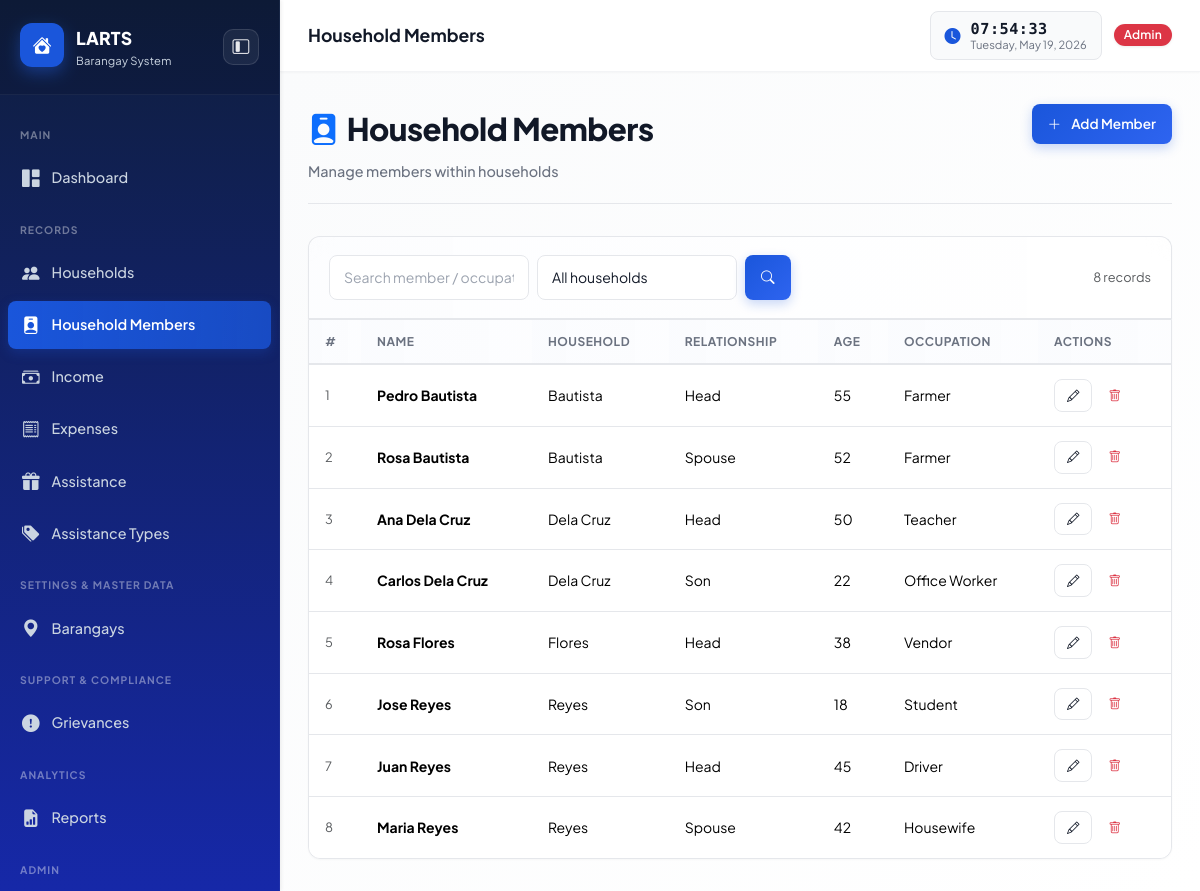
The page /modules/household-members/index.php (signed in) on the database its author committed.
### tables this page shows
CREATE TABLE IF NOT EXISTS household_members (
    id              INT AUTO_INCREMENT PRIMARY KEY,
    household_id    INT NOT NULL,
    name            VARCHAR(100) NOT NULL,
    relationship    VARCHAR(50) NOT NULL,
    age             INT,
    occupation      VARCHAR(100),
    contact         VARCHAR(20),
    created_at      TIMESTAMP DEFAULT CURRENT_TIMESTAMP,
    updated_at      TIMESTAMP DEFAULT CURRENT_TIMESTAMP ON UPDATE CURRENT_TIMESTAMP,
    FOREIGN KEY (household_id) REFERENCES households(id) ON DELETE CASCADE
);

CREATE TABLE IF NOT EXISTS households (
    id              INT AUTO_INCREMENT PRIMARY KEY,
    family_name     VARCHAR(100) NOT NULL,
    head_name       VARCHAR(100) NOT NULL,
    barangay        VARCHAR(100) NOT NULL,
    address         TEXT NOT NULL,
    contact         VARCHAR(20),
    members_count   INT DEFAULT 1,
    monthly_income  DECIMAL(12,2) DEFAULT 0.00,
    monthly_expenses DECIMAL(12,2) DEFAULT 0.00,
    economic_status ENUM('stable','at_risk','vulnerable') DEFAULT 'stable',
    date_registered DATE NOT NULL,
    created_by      INT,
    FOREIGN KEY (created_by) REFERENCES users(id) ON DELETE SET NULL
);

### includes/auth.php (called while the page is built, shortened)
<?php
function isStaff(): bool   { return in_array($_SESSION['user_role'] ?? '', ['admin','staff']); }
function clean(string $v): string {
    return htmlspecialchars(trim($v), ENT_QUOTES, 'UTF-8');
}

### modules/household-members/index.php (the view, shortened to what this page needs)
<?php
require_once __DIR__ . '/../../includes/header.php';
$db = getDB();
$search     = trim($_GET['search'] ?? '');
$page       = max(1, (int)($_GET['page'] ?? 1));
$perPage    = 10;
$where  = [];
$params = [];
$whereSQL = $where ? 'WHERE ' . implode(' AND ', $where) : '';
$countStmt = $db->prepare("SELECT COUNT(*) FROM household_members m $whereSQL");
$countStmt->execute($params);
$total = $countStmt->fetchColumn();
$offset= ($page - 1) * $perPage;
$stmt = $db->prepare("SELECT m.*, h.family_name FROM household_members m
    LEFT JOIN households h ON m.household_id = h.id
    $whereSQL ORDER BY h.family_name, m.name ASC LIMIT $perPage OFFSET $offset");
$stmt->execute($params);
$rows = $stmt->fetchAll();
?>
<div class="page-header">
    <div>
        <div class="page-header-title"><i class="bi bi-person-badge-fill me-2 text-primary"></i>Household Members</div>
        <div class="page-header-sub">Manage members within households</div>
    </div>
    <?php if (isStaff() || isEncoder()): ?>
    <button class="btn btn-primary" data-bs-toggle="modal" data-bs-target="#formModal" onclick="resetForm()">
        <i class="bi bi-plus-lg me-1"></i>Add Member
    </button>
    <?php endif; ?>
</div>
<div class="card mb-0" style="border-bottom:0;border-radius:var(--radius) var(--radius) 0 0;">
    <div class="toolbar">
        <form method="GET" class="d-flex gap-2 flex-grow-1">
            <input type="text" name="search" class="form-control" style="max-width:200px;"
                   placeholder="Search member / occupation…" value="<?= clean($search) ?>">
            <select name="household" class="form-select" style="max-width:200px;">
                <option value="">All households</option>
            </select>
            <button class="btn btn-primary" type="submit"><i class="bi bi-search"></i></button>
        </form>
        <span class="text-muted" style="font-size:0.8rem;white-space:nowrap;"><?= $total ?> records</span>
    </div>
</div>
<div class="card" style="border-radius:0 0 var(--radius) var(--radius);">
    <div class="table-wrapper">
        <table class="table mb-0">
            <thead>
                <tr>
                    <th>#</th>
                    <th>Name</th>
                    <th>Household</th>
                    <th>Relationship</th>
                    <th>Age</th>
                    <th>Occupation</th>
                    <th>Actions</th>
                </tr>
            </thead>
            <tbody>
            <?php if (empty($rows)): ?>
                <tr><td colspan="7" class="empty-state"><i class="bi bi-inbox"></i><p>No household members found.</p></td></tr>
            <?php else: foreach ($rows as $i => $row): ?>
            <tr>
                <td class="text-muted" style="font-size:0.8rem;"><?= $offset + $i + 1 ?></td>
                <td><strong><?= clean($row['name']) ?></strong></td>
                <td><?= clean($row['family_name']) ?></td>
                <td><?= clean($row['relationship']) ?></td>
                <td><?= $row['age'] ?? '—' ?></td>
                <td><?= clean($row['occupation'] ?? '—') ?></td>
                <td>
                    <div class="d-flex gap-1">
                        <button class="btn btn-sm btn-outline-secondary" data-bs-toggle="modal"
                            data-bs-target="#formModal" onclick="editRecord(<?= $row['id'] ?>)" title="Edit">
                            <i class="bi bi-pencil"></i>
                        </button>
                        <button class="btn btn-sm btn-outline-danger" onclick="deleteRecord(<?= $row['id'] ?>, '<?= clean($row['name']) ?>')" title="Delete">
                            <i class="bi bi-trash"></i>
                        </button>
                    </div>
                </td>
            </tr>
            <?php endforeach; endif; ?>
            </tbody>
        </table>
    </div>
</div>
<?php require_once __DIR__ . '/../../includes/footer.php'; ?>

### assets/css/style.css (style rules this page uses)
:root { --sidebar-w: 280px; --topbar-h: 72px; --primary: #1a56db; --primary-dark: #1248c8; --primary-light: #e8f0fe; --primary-lighter: #f5faff; --success: #10b981; --success-light: #d1fae5; --warning: #f59e0b; --warning-light: #fef3c7; --danger: #ef4444; --danger-light: #fee2e2; --info: #1a56db; --info-light: #e8f0fe; --surface: #ffffff; --surface-2: #f9fafb; --surface-3: #f3f4f6; --border: #e5e7eb; --border-light: #f3f4f6; --text: #111827; --text-secondary:#374151; --text-muted: #6b7280; --text-light: #9ca3af; --sidebar-bg: #0f1e3d; --sidebar-bg-accent: #132654; --sidebar-text: #cbd5e1; --sidebar-hover: rgba(255,255,255,0.08); --sidebar-active:#1a56db; --radius: 12px; --radius-lg: 16px; --radius-md: 8px; --shadow: 0 1px 3px rgba(0,0,0,0.08), 0 1px 2px rgba(0,0,0,0.04); --shadow-sm: 0 1px 2px rgba(0,0,0,0.03); --shadow-md: 0 4px 12px rgba(0,0,0,0.06); --shadow-lg: 0 8px 24px rgba(0,0,0,0.08); --shadow-xl: 0 16px 40px rgba(0,0,0,0.1); --transition: all 0.3s cubic-bezier(0.4, 0, 0.2, 1); --transition-fast: all 0.15s ease-out; --font: 'Plus Jakarta Sans', -apple-system, BlinkMacSystemFont, 'Segoe UI', sans-serif; --font-mono: 'Fira Code', 'Courier New', monospace; }
*, *::before, *::after { box-sizing: border-box; margin: 0; padding: 0; }
html { scroll-behavior: smooth; }
body { font-family: var(--font); background: #fafbfc; color: var(--text); min-height: 100vh; display: flex; line-height: 1.6; }
.card { background: var(--surface); border: 1px solid var(--border); border-radius: var(--radius); box-shadow: var(--shadow-sm); transition: var(--transition-fast); }
.table-wrapper { overflow-x: auto; border-radius: 0 0 var(--radius) var(--radius); }
.table { font-size: 0.875rem; margin-bottom: 0; }
.table thead th { background: linear-gradient(90deg, rgba(26, 86, 219, 0.02) 0%, rgba(26, 86, 219, 0.01) 100%); font-weight: 700; font-size: 0.75rem; text-transform: uppercase; letter-spacing: 0.5px; color: var(--text-muted); border-bottom: 2px solid var(--border); padding: 12px 16px; white-space: nowrap; }
.table tbody td { padding: 14px 16px; vertical-align: middle; border-bottom: 1px solid var(--border); }
.table tbody tr { transition: var(--transition-fast); }
.table tbody tr:last-child td { border-bottom: none; }
.btn { font-weight: 600; font-size: 0.85rem; border-radius: var(--radius-md); padding: 10px 16px; transition: var(--transition-fast); border: none; cursor: pointer; display: inline-flex; align-items: center; gap: 6px; }
.btn-sm { font-size: 0.78rem; padding: 6px 12px; }
.btn-primary { background: linear-gradient(135deg, var(--primary) 0%, #2e64f0 100%); border-color: var(--primary); color: #fff; box-shadow: 0 4px 12px rgba(26, 86, 219, 0.25); }
.btn-outline-secondary { background: transparent; border: 1.5px solid var(--border); color: var(--text); }
.form-control, .form-select { border-radius: var(--radius-md); border: 1.5px solid var(--border); font-size: 0.875rem; padding: 11px 14px; background: var(--surface); transition: var(--transition-fast); color: var(--text); }
.form-control::placeholder { color: var(--text-light); }
.page-header { display: flex; align-items: flex-start; justify-content: space-between; gap: 16px; margin-bottom: 32px; flex-wrap: wrap; padding-bottom: 20px; border-bottom: 1px solid var(--border); }
.page-header-title { font-size: 1.95rem; font-weight: 800; color: var(--text); letter-spacing: -0.5px; }
.page-header-sub { font-size: 0.9rem; color: var(--text-muted); margin-top: 6px; font-weight: 500; }
.toolbar { display: flex; gap: 12px; flex-wrap: wrap; align-items: center; padding: 18px 20px; border-bottom: 1px solid var(--border); background: linear-gradient(90deg, rgba(26, 86, 219, 0.01) 0%, transparent 100%); border-radius: var(--radius) var(--radius) 0 0; backdrop-filter: blur(10px); }
.text-primary { color: var(--primary); }
.text-muted { color: var(--text-muted); }

### rows shown on the page
household_members: i "1", name "Pedro Bautista", household.family_name "Bautista", relationship "Head", age "55", occupation "Farmer"
household_members: i "2", name "Rosa Bautista", household.family_name "Bautista", relationship "Spouse", age "52", occupation "Farmer"
household_members: i "3", name "Ana Dela Cruz", household.family_name "Dela Cruz", relationship "Head", age "50", occupation "Teacher"
household_members: i "4", name "Carlos Dela Cruz", household.family_name "Dela Cruz", relationship "Son", age "22", occupation "Office Worker"
household_members: i "5", name "Rosa Flores", household.family_name "Flores", relationship "Head", age "38", occupation "Vendor"
household_members: i "6", name "Jose Reyes", household.family_name "Reyes", relationship "Son", age "18", occupation "Student"
household_members: i "7", name "Juan Reyes", household.family_name "Reyes", relationship "Head", age "45", occupation "Driver"
household_members: i "8", name "Maria Reyes", household.family_name "Reyes", relationship "Spouse", age "42", occupation "Housewife"

### other values the page prints
$pageTitle "Household Members"
$user['role'] "Admin"
$total "8"
